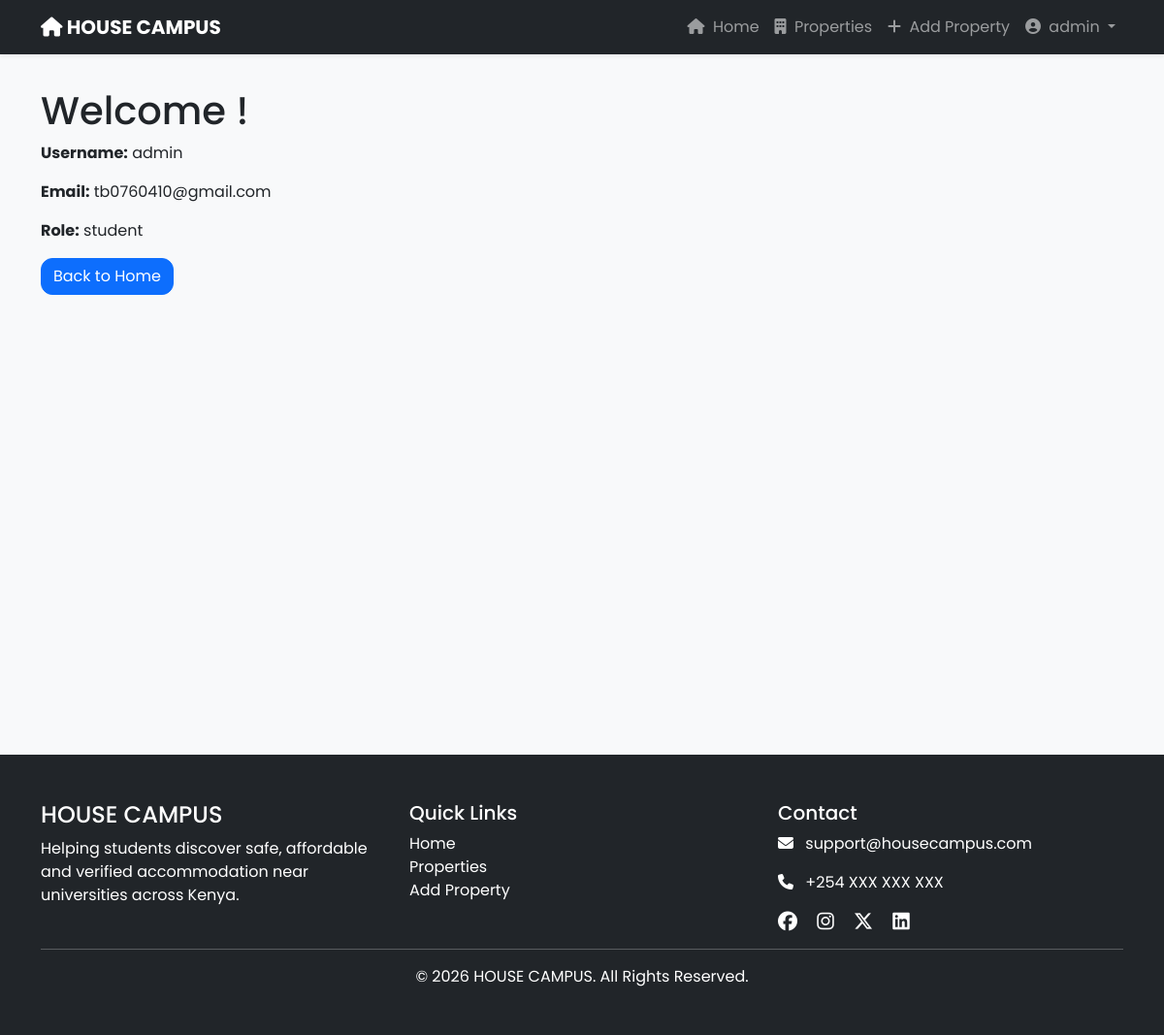
/accounts/dashboard/ (signed in), run on an earlier commit of the app's database.
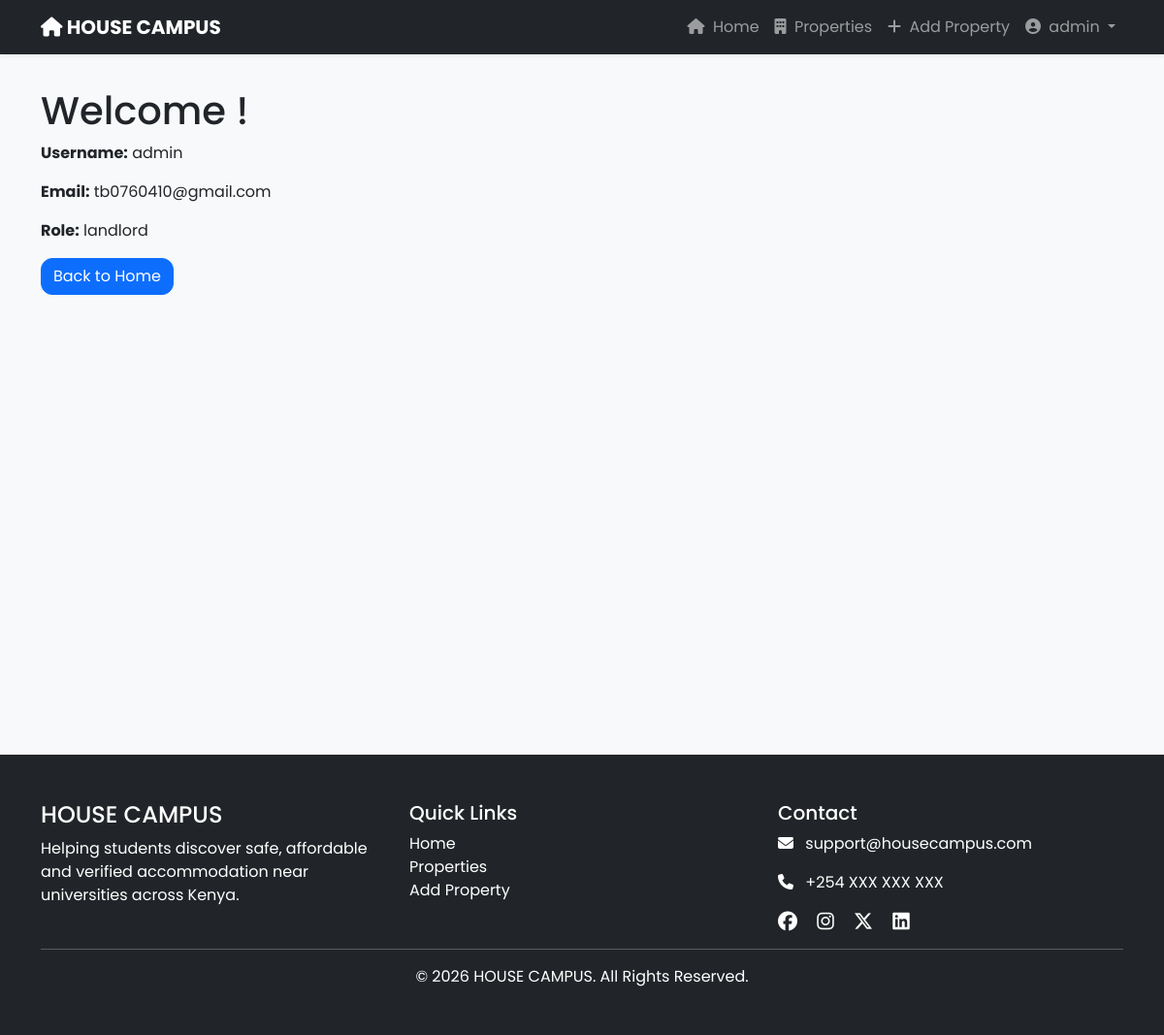
And on a later commit of the database.
### accounts/models.py (models this page shows, shortened)
class User(AbstractUser):
    STUDENT = "student"
    LANDLORD = "landlord"
    ADMIN = "admin"
    ROLE_CHOICES = [
        (STUDENT, "Student"),
        (LANDLORD, "Landlord"),
        (ADMIN, "Admin"),
    ]
    role = models.CharField(
        max_length=20,
        choices=ROLE_CHOICES,
        default=STUDENT
    )
    phone = models.CharField(
        max_length=20,
        blank=True
    )
    whatsapp_number = models.CharField(
        max_length=20,
        blank=True,
        null=True,
        help_text="Example: 254712345678"
    )
    university = models.CharField(
        max_length=150,
        blank=True
    )
    county = models.CharField(
        max_length=100,
        blank=True
    )
    town = models.CharField(
        max_length=100,
        blank=True
    )
    profile_picture = models.ImageField(
        upload_to="profiles/",
        blank=True,
        null=True
    )
    verified = models.BooleanField(default=False)

### accounts/views.py (the view)
# urls.py: path("dashboard/", include("portal.urls")),
@login_required
def dashboard(request):
    return render(
        request,
        "accounts/dashboard.html",
    )

### templates/accounts/dashboard.html (shortened to what this page needs)
{% extends "base.html" %}
{% block content %}
<h1>Welcome {{ request.user.first_name }}!</h1>
<p><strong>Username:</strong> {{ request.user.username }}</p>
<p><strong>Email:</strong> {{ request.user.email }}</p>
<p><strong>Role:</strong> {{ request.user.role }}</p>
<a href="/" class="btn btn-primary">
    Back to Home
</a>
{% endblock %}

### templates/base.html (shortened to what the changed rows need)
{% load static %}
<!DOCTYPE html>
<html lang="en">
<head>
    <link href="https://cdn.jsdelivr.net/npm/bootstrap@5.3.7/dist/css/bootstrap.min.css"
      rel="stylesheet">
    <link rel="stylesheet"
      href="https://cdnjs.cloudflare.com/ajax/libs/font-awesome/6.7.2/css/all.min.css">
    <link rel="stylesheet" href="{% static 'css/style.css' %}">
</head>
<body>
    <nav class="navbar navbar-expand-lg navbar-dark bg-dark shadow-sm fixed-top">
        <div class="container">
            <div class="collapse navbar-collapse" id="navbarNav">
                <ul class="navbar-nav ms-auto align-items-center">
                    {% if user.is_authenticated %}
                    <li class="nav-item">
                        <a class="nav-link" href="{% url 'add_property' %}">
                            <i class="fa-solid fa-plus me-1"></i>
                            Add Property
                        </a>
                    </li>
                    <li class="nav-item dropdown">
                        <a class="nav-link dropdown-toggle" href="#" role="button"
                          data-bs-toggle="dropdown">
                            <i class="fa-solid fa-user-circle me-1"></i>
                            {{ user.username }}
                        </a>
                    </li>
                    {% endif %}
                </ul>
            </div>
        </div>
    </nav>
    <main style="margin-top:90px; min-height:80vh;">
        <div class="container">
            {% block content %}
            {% endblock %}
        </div>
    </main>
</body>
</html>

What changed in the data, as far as the page shows it:
changed User "admin": user.role "student" → "landlord"
